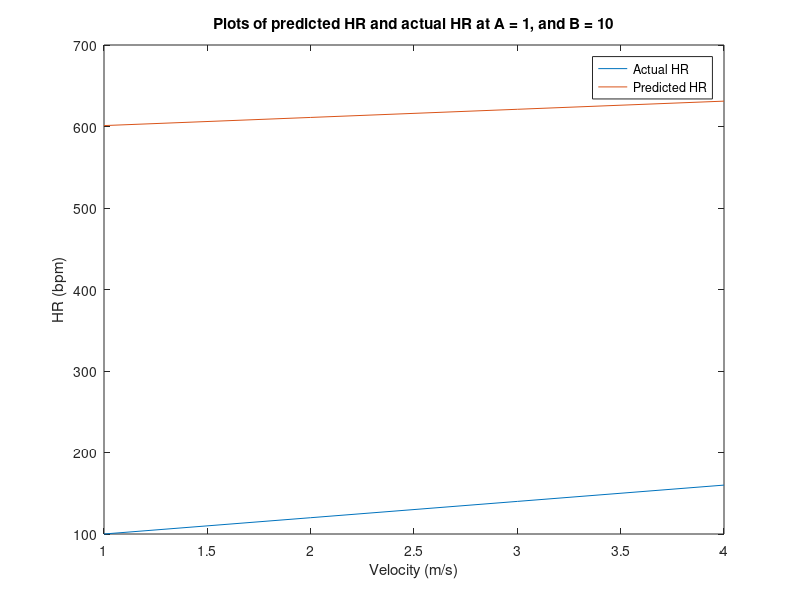

MATLAB code for this plot:
%% Optimal parameter determination by visual inspection

% Define parameter values to be tested
A = -1:0.25:1; % Values to test for A
D = -20:10:20; % Values to test for D
vel_train = [1 2 3 4]; % Training values for velocity resulting from experiment
hr_train = [100 120 140 160]; % Training values for HR resulting from experiment
hr_init = 80; % Initial HR value; resting HR
t = 2; % Time after initiating effort

hr=[];
for i = 1:length(A) % Double for loop that calculates predicted HR value for the training velocities
    for j = 1:length(D)

        hr(i,j,:) = hr_init*exp(A(i)*t) + D(j).*vel_train; % Calculate predicted HR

    end 
end

A_plot = 1; % Value of A for which the plot must be made
D_plot = 10; % Value of D for which the plot must be made
A_pos = find(A == A_plot); % Index of desired A-value
D_pos = find(D == D_plot); % Index of desired D-value
hr_pred = [hr(A_pos,D_pos,1),hr(A_pos,D_pos,2),hr(A_pos,D_pos,3),hr(A_pos,D_pos,4)]; % Predicted HR for given values for A and D

figure(4); % Plot predicted and 
clf;
plot(vel_train, hr_train);
hold on;
plot(vel_train, hr_pred)
title(['Plots of predicted HR and actual HR at A = ',num2str(A_plot),', and B = ',num2str(D_plot)]);
xlabel('Velocity (m/s)');
ylabel('HR (bpm)');
legend('Actual HR','Predicted HR');